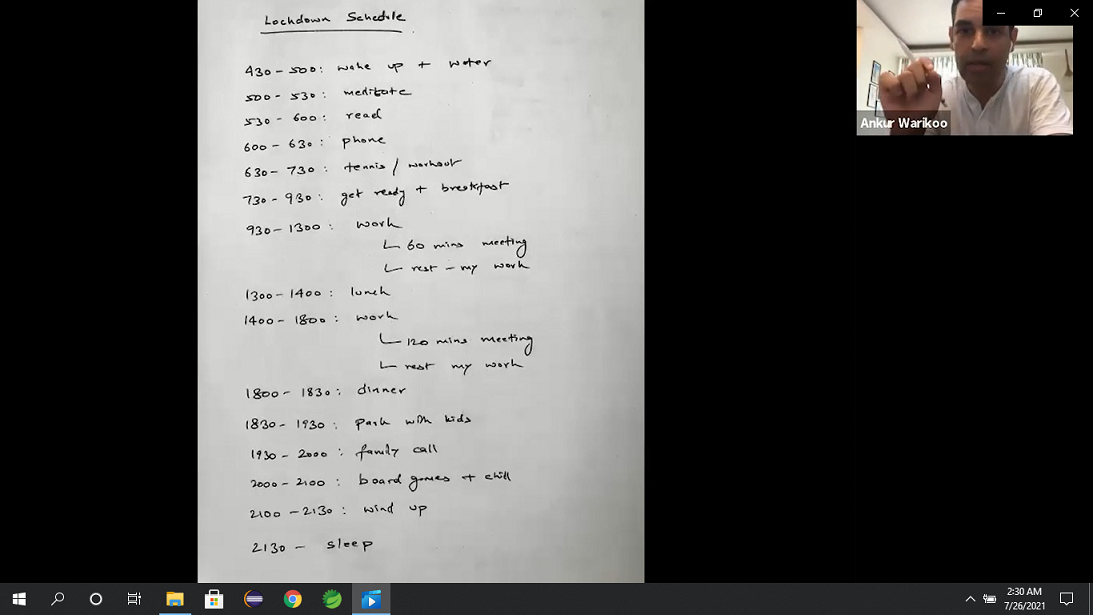
#> input picture schedule Warikoo age 39.png, 1093 x 615 px, found by its file name
$ jupyter execute Numpy_Lex.ipynb   (shell and % lines are left out)
#> lines starting #> are read from the running program, lines starting #| are printed output that depends on the picture; after the words box and inside, x2 and y2 are one past the last pixel; in counts of white or black regions, pixels touching at a corner belong together
[cell 1]
import numpy as np
a = np.arange(1,1000000)
np.random.shuffle(a)
print(np.sort(a))

[cell 2]
import random as rand
l = list(range(1,100000))
rand.shuffle(l)
print(sorted(l))

[cell 3]
import os
import matplotlib.pyplot as plt
from skimage import data_dir
# from skimage.io import imread
from imageio import imread

img = imread(os.path.join(data_dir, 'C:\\Users\\hp\\Desktop\\Infy\\PythonForDataScienceCodeData\\schedule Warikoo age 39.png'))
#> img is the input picture: shape (615, 1093, 3); mean R, G, B 85.9, 85.4, 84.5
plt.imshow(img)

[cell 4]
print('Type of image: ', type(img))
print('Dimensions of image: ', img.ndim)
print('Shape of image:', img.shape)

[cell 5]
#Slicing out the ankur
img_slice = img.copy()
img_slice = img_slice[0:135,857:1072]
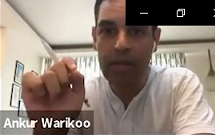
#> img_slice: shape (135, 215, 3); mean R, G, B 146.7, 132, 121.9
plt.figure()
plt.imshow(img_slice)

[cell 6]
img[0:135,857:1072,:] = 0
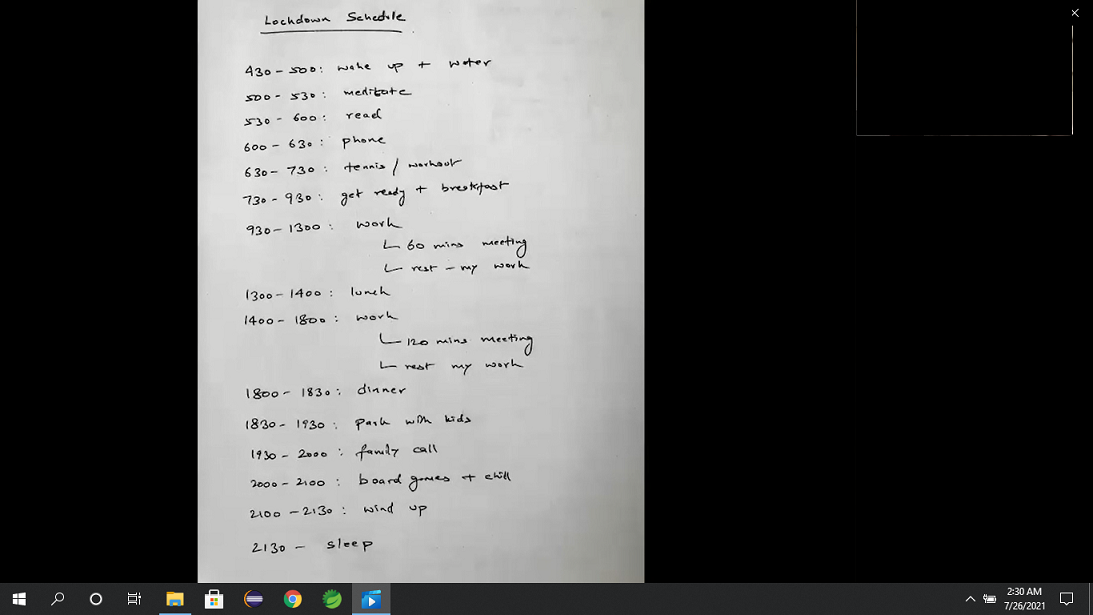
#> img: shape (615, 1093, 3); 3.99% of pixels changed, all inside (x1, y1, x2, y2) = (857, 0, 1072, 135)
plt.imshow(img)

[cell 7]
img[0:135,857:1072,:] = img_slice
plt.imshow(img)

[cell 8]
#creating a list of 5 horsepower values
horsepower = [130, 165, 150, 150, 140]
#creating a numpy array from horsepower list
horsepower_arr = np.array(horsepower)
#mean horsepower
print("Mean horsepower = ",np.mean(horsepower_arr))
#median horsepower
print("Median horsepower = ",np.median(horsepower_arr))

[cell 9]
print("Minimum horsepower: ", np.min(horsepower_arr))
print("Maximum horsepower: ", np.max(horsepower_arr))

print("Index of Minimum horsepower: ", np.argmin(horsepower_arr))
print("Index of Maximum horsepower: ", np.argmax(horsepower_arr))

[cell 10]
#creating a list of 5 horsepower values
horsepower = [130, 165, 150, 150, 140]
#creating a numpy array from horsepower list
horsepower_arr = np.array(horsepower)
x = np.where(horsepower_arr >= 150)
print(x) # gives the indices
# With the indices , we can find those values
horsepower_arr[x]

[cell 11]
#creating filter array
filter_arr = horsepower_arr > 135
newarr = horsepower_arr[filter_arr]
print(filter_arr)
print(newarr)

[cell 12]
#using sort(array)
print('original array: ', horsepower_arr)
print('Sorted array: ', np.sort(horsepower_arr))
print('original array after sorting: ', horsepower_arr)

[cell 13]
student_marks_arr = np.array([78, 92, 36, 64, 89])
print(np.sum(student_marks_arr))
additional_marks = [2, 2, 5, 10, 1]
student_marks_arr += additional_marks
print(student_marks_arr)
student_marks_arr = np.array([78, 92, 36, 64, 89])
student_marks_arr = np.add(student_marks_arr, additional_marks)
print(student_marks_arr)

[cell 14]
print('''The following diagram explains broadcasting:
In the first operation, the shape of first array is 1x3 and the shape of second array is 1x1. Hence, according to broadcasting rules, the second array gets stretched to match the shape of first array and the shape of the resulting array is 1x3.
In the second operation, the shape of first array is 3x3 and the shape of second array is 1x3. Hence, according to broadcasting rules, the second array gets stretched to match the shape of first array and the shape of the resulting array is 3x3.
In the third operation, the shape of first array is 3x1 and the shape of second array is 1x3. Hence, according to broadcasting rules, both first and second arrays get stretched and the shape of the resulting array is 3x3.''')
plt.imshow(imread(os.path.join(data_dir, 'C:\\Users\\hp\\Desktop\\Infy\\PythonForDataScienceCodeData\\broad1627370253864.png')))
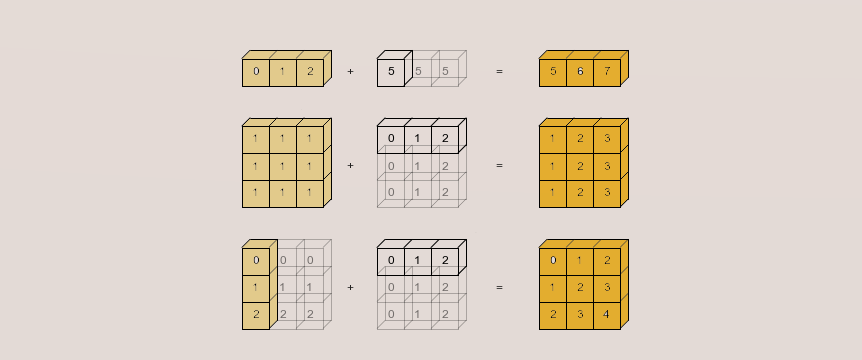
#> input picture broad1627370253864.png, 862 x 360 px, found by its file name
